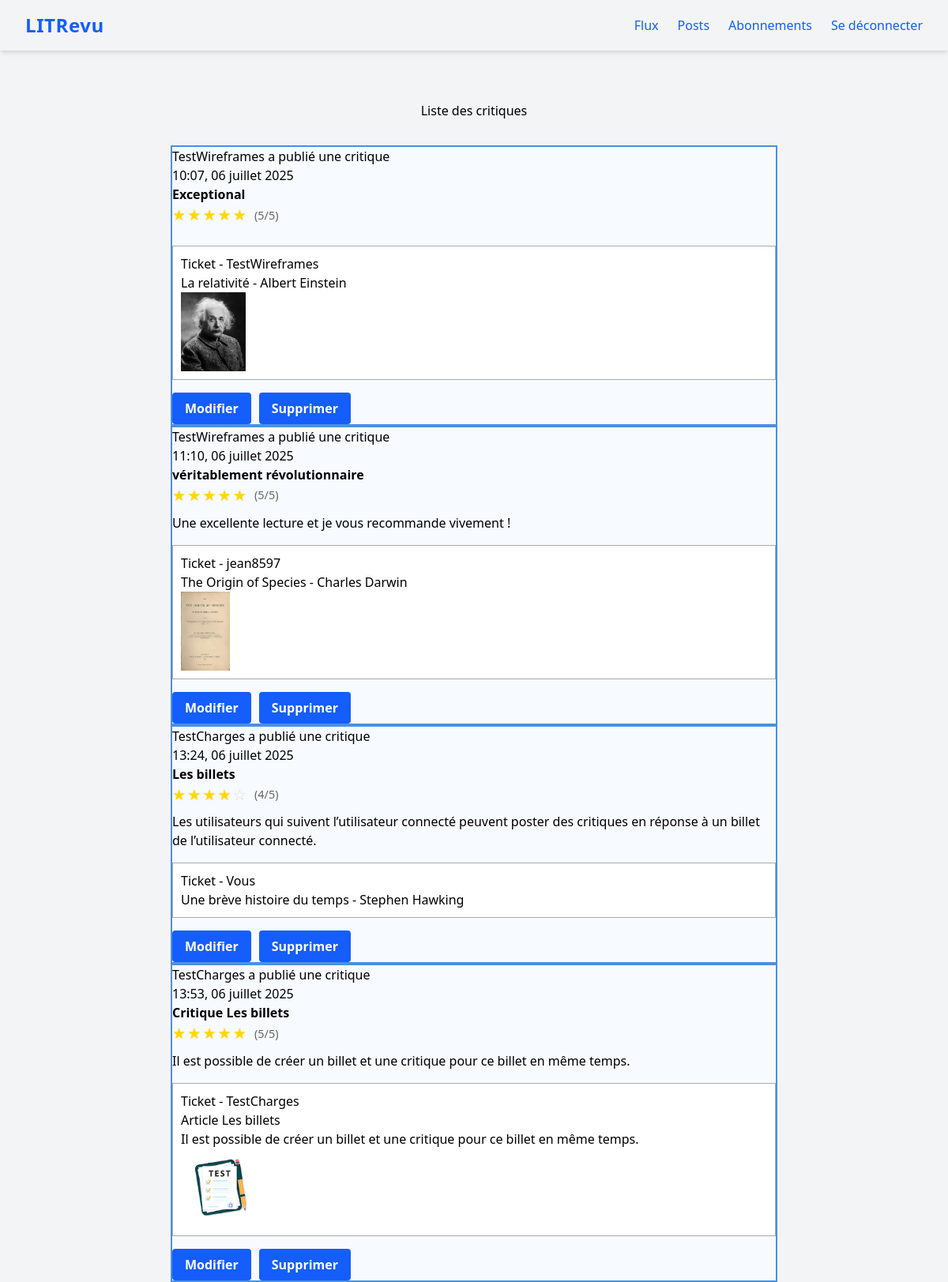
/reviews/ (signed in), run on the app's committed database.
### review/models.py (models this page shows, shortened)
class Review(models.Model):
    ticket = models.ForeignKey(
        to=Ticket,
        related_name="reviews",
        on_delete=models.CASCADE
    )
    rating = models.IntegerField(
        validators=[MinValueValidator(0), MaxValueValidator(5)])
    headline = models.CharField(max_length=128)
    body = models.CharField(max_length=8192, blank=True)
    user = models.ForeignKey(
        to=settings.AUTH_USER_MODEL, on_delete=models.CASCADE)
    created = models.DateTimeField(auto_now_add=True)

class Ticket(models.Model):
    title = models.CharField(max_length=128)
    description = models.CharField(max_length=2048, blank=True)
    user = models.ForeignKey(
        to=settings.AUTH_USER_MODEL, on_delete=models.CASCADE)
    image = models.ImageField(blank=True, null=True)
    created = models.DateTimeField(default=timezone.now)

### authentication/models.py (models this page shows)
class User(AbstractUser):
    follows = models.ManyToManyField(
        'self',
        symmetrical=False,
        verbose_name='suit'
    )

### review/views.py (the view)
# urls.py: path('reviews/', review.views.reviews, name='reviews'),
@login_required
def reviews(request):
    reviews = models.Review.objects.all()
    return render(
        request,
        'review/reviews.html',
        context={'reviews': reviews},
    )

### review/templatetags/review_extras.py (called while the page is built)
@register.inclusion_tag('review/_stars.html')
def display_stars(rating):
    return {'rating': rating}

### review/templates/review/reviews.html
{% extends 'base.html' %}
{% load review_extras %}
{% block content %}
    <h2 class="text-center my-8">Liste des critiques</h2>
    <div class="grid-container">
        {% for post in reviews %}
            <div class="post" style="border:2px solid #4a90e2; background:#f7faff;">
                {% if post.user == user %}
                    <p>Vous avez publié une critique {{ post.user }}</p>
                {% else %}
                    <p>{{ post.user }} a publié une critique</p>
                {% endif %}
                <p>{{ post.created|date:"H:i, d F Y" }}</p>
                <p><b>{{ post.headline }}</b></p>
                <div class="rating-display mb-2">
                        {% display_stars post.rating %}
                </div>
                <p>{{ post.body }}</p>
                <div style="border:1px solid #aaa; background:#fff; margin:16px 0; padding:10px;">
                    <span>Ticket - {% if post.ticket.user == user %}Vous{% else %}{{ post.ticket.user }}{% endif %}</span><br>
                    <span>{{ post.ticket.title }}</span><br>
                    <span>{{ post.ticket.description }}</span>
                    {% if post.ticket.image %}
                        <img src="{{ post.ticket.image.url }}" alt="Image du ticket {{ post.ticket.title }}" style="max-width:100px;max-height:100px;">
                    {% endif %}
                </div>
                <div style="display:flex; gap:10px;">
                    <a href="{% url 'edit-review' post.id %}"><button type="button" class="bg-blue-600 text-white px-4 py-2 rounded hover:bg-blue-700 font-semibold transition">Modifier</button></a>
                    <a href="{% url 'delete-review' post.id %}"><button type="button" class="bg-blue-600 text-white px-4 py-2 rounded hover:bg-blue-700 font-semibold transition">Supprimer</button></a>
                </div>
            </div>
        {% endfor %}
    </div>
{% endblock content %}

### review/templates/review/_stars.html
<div class="rating-display">
    {% for i in "12345" %}
        {% if forloop.counter <= rating %}
            <span class="star filled">★</span>
        {% else %}
            <span class="star empty">☆</span>
        {% endif %}
    {% endfor %}
    <span class="rating-text">({{ rating }}/5)</span>
</div>

### review/static/review/css/styles.css (style rules this page uses)
.rating-display { display: inline-flex; align-items: center; gap: 2px; }
.star { font-size: 1.2em; cursor: default; transition: color 0.2s ease; }
.star.filled, .star.star-filled { color: #ffd700; text-shadow: 0 0 2px rgba(255, 215, 0, 0.5); }
.star.empty, .star.star-empty { color: #ddd; }
.rating-text { margin-left: 8px; font-size: 0.9em; color: #666; }

### data on the page
Review: user "TestWireframes", created "10:07, 06 juillet 2025", headline "Exceptional", rating "5", ticket.user "TestWireframes", ticket "La relativité - Albert Einstein", ticket.image (picture)
Review: user "TestWireframes", created "11:10, 06 juillet 2025", headline "véritablement révolutionnaire", rating "5", body "Une excellente lecture et je vous recommande vivement !", ticket.user "jean8597", ticket "The Origin of Species - Charles Darwin", ticket.image (picture)
Review: user "TestCharges", created "13:24, 06 juillet 2025", headline "Les billets", rating "4", body "Les utilisateurs qui suivent l’utilisateur connecté peuvent poster des critiques en réponse à un billet de l’utilisateur connecté.", shows "Vous", ticket "Une brève histoire du temps - Stephen Hawking"
Review: user "TestCharges", created "13:53, 06 juillet 2025", headline "Critique Les billets", rating "5", body "Il est possible de créer un billet et une critique pour ce billet en même temps.", ticket.user "TestCharges", ticket "Article Les billets", ticket.description "Il est possible de créer un billet et une critique pour ce billet en même temps.", ticket.image (picture)
